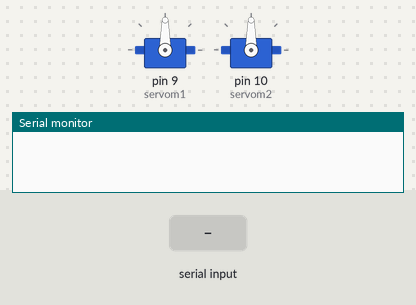
This sketch was run on a simulated Arduino Uno, built with avr-gcc and run on an emulated ATmega328P. On the bench: 2 × servo, the last lines printed to the serial monitor. The test bench sets the inputs (shaded band).

Above: at 1.2 s.
1.3 s: "90,45," received over Serial
At 3.2 s:
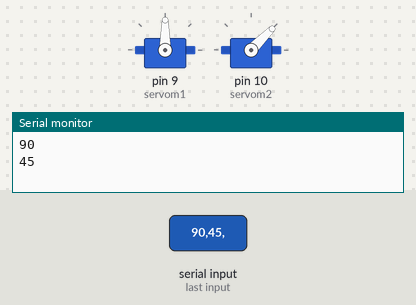
4.0 s: "30,150," received over Serial
At 6.4 s:
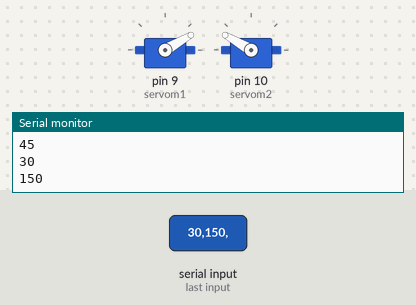
6.7 s: "1,90," received over Serial
At 8.5 s:
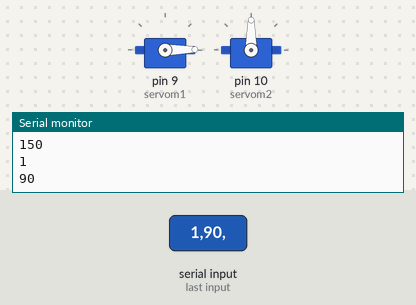
9.4 s: "30,150," received over Serial
At 10.5 s:
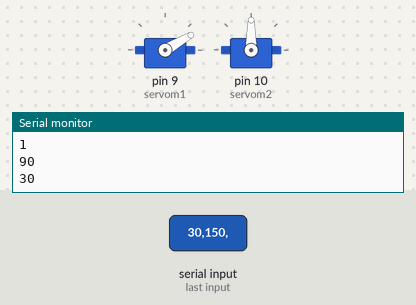
12.1 s: "5," received over Serial
At 13.2 s:
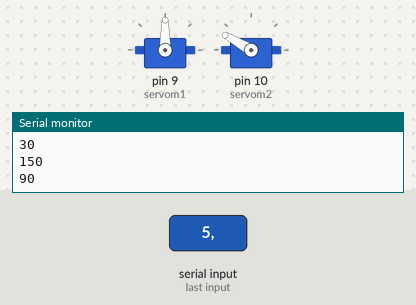
14.8 s: "1,90,45," received over Serial
At 17.0 s:
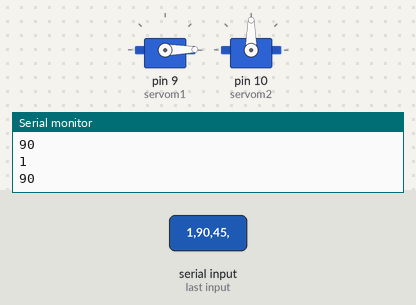
Timing chart, 0 to 18.3 s (numbered marks = the images above; inputs shaded):
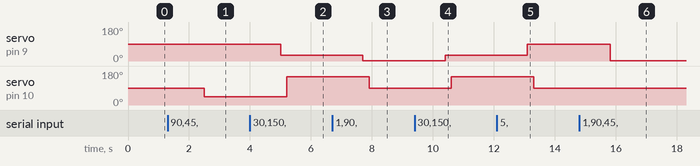

Measured:
- after the input at 1.3 s, servo on pin 10 (servom2): 90° → 45° after 1.2 s
- after the input at 4.0 s, servo on pin 9 (servom1): 90° → 30° after 1.0 s; servo on pin 10 (servom2): 45° → 150° after 1.2 s
- after the input at 6.7 s, servo on pin 9 (servom1): 30° → 1° after 1.0 s; servo on pin 10 (servom2): 150° → 90° after 1.2 s
- after the input at 9.4 s, servo on pin 9 (servom1): 1° → 30° after 1.0 s; servo on pin 10 (servom2): 90° → 150° after 1.2 s
- after the input at 12.1 s, servo on pin 9 (servom1): 30° → 90° after 1.0 s; servo on pin 10 (servom2): 150° → 90° after 1.2 s
- after the input at 14.8 s, servo on pin 9 (servom1): 90° → 1° after 1.0 s

The sketch:

servo.ino
```cpp
#include<Servo.h>
int servom1 =9;
int servom2 = 10;
int xangle;
int yangle;
Servo servo1;
Servo servo2;

void setup()
{
  Serial.begin(9600);
  servo1.attach(servom1);
  servo2.attach(servom2);
}
void loop()
{
  if(Serial.available())
    {
     int xdata = Serial.readStringUntil(',').toInt();
     int ydata = Serial.readString().toInt();
     //int xdata=Serial.parseInt();
     //int ydata=Serial.parseInt();
      if((xdata<180)&&(xdata>0)&&(ydata<180)&&(ydata>0))
       {
        xangle=xdata;
        yangle=ydata;
       }
      else
       {
        xangle=90;
        yangle=90;
       }
      Serial.println(xangle);
      servo1.write(xangle);
      delay(200);
      Serial.println(yangle);
      servo2.write(yangle);
      delay(200);
    }
}
```
